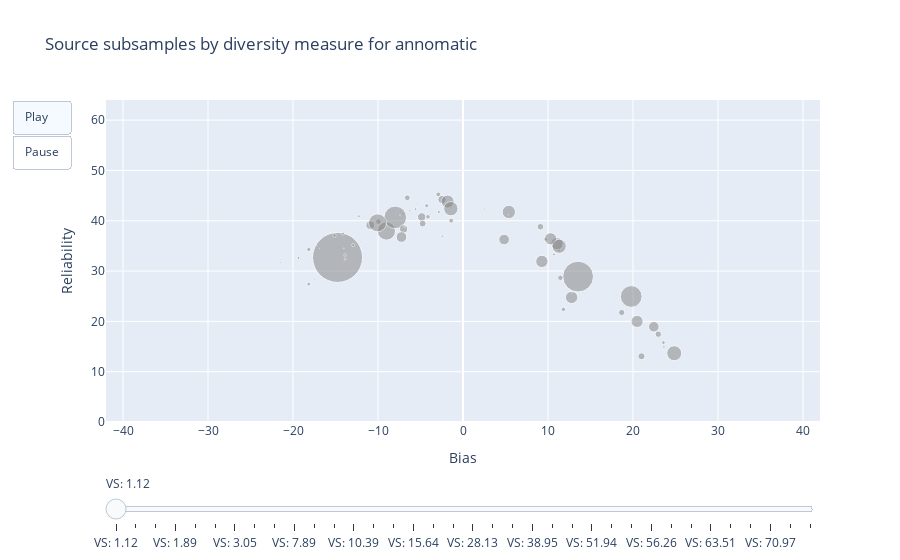
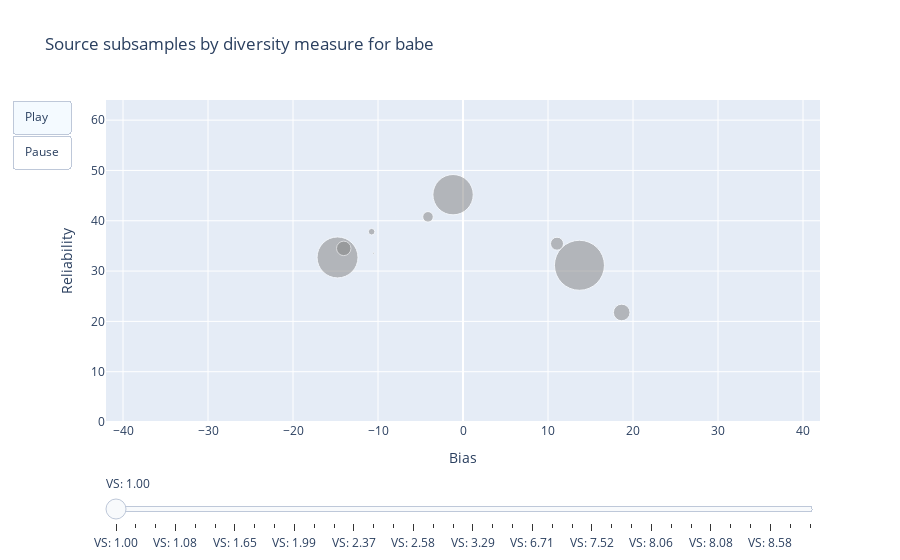
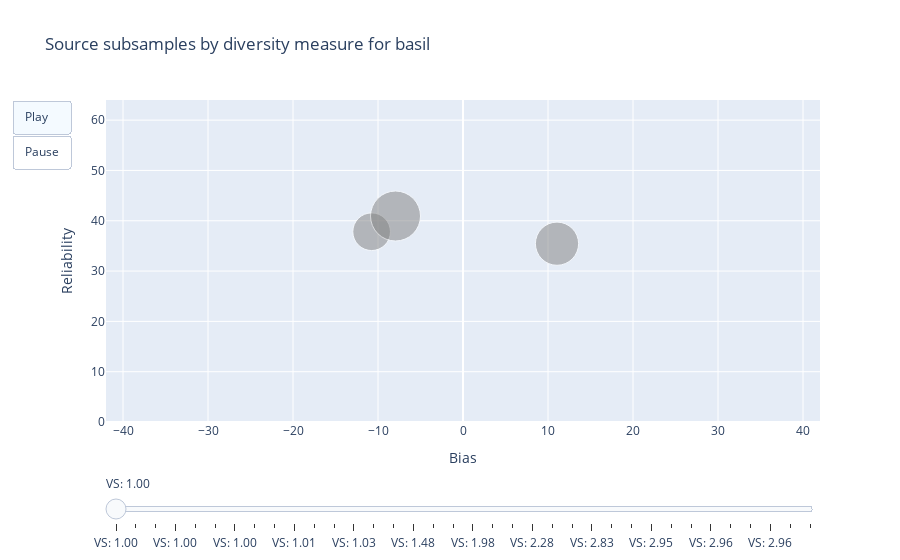

Notebook code cell kept with these figures, in order:
### Code cell
datasets = {
    "annomatic": pd.read_parquet("data/enriched/annomatic_topics.parquet"),
    "babe": pd.read_parquet("data/enriched/babe_topics.parquet"),
    "basil": pd.read_parquet("data/enriched/basil_topics.parquet")
}

for dataset_name, df in datasets.items():
    source_subsamples = load_subsamples(dataset_name, "source")  
    create_plot_for_dataset(dataset_name, df, source_subsamples)

### Figure 1 — Plotly figure (JSON) as saved in the notebook; plotly's stock layout.template omitted (floating-point values rounded to 4 significant figures)
{"data": [{"hoverinfo": "text", "hovertext": ["abc-news", "al-jazeera", "alternet", "american-greatness", "american-thinker", "atlanta-journal-constitution", "az-central", "baltimore-sun", "boing-boing", "boston-herald", "business-insider", "buzzfeed-news", "cbn", "cbs-news", "chicago-sun-times", "chicago-tribune", "christian-science-monitor", "christianity-today", "cnbc", "cnet", "cnn", "current-affairs", "daily-beast", "daily-kos", "deseret-news", "detroit-free-press", "detroit-news", "education-week", "esquire", "fair", "fiscal-times", "foreign-affairs", "fortune", "fox-business", "fox-news", "global-news", "heavy", "hotair", "huffpost", "independent-journal-review", "infowars", "jacobin", "jezebel", "judicial-watch", "just-the-news", "marketwatch", "mediaite", "military-times", "montana-free-press", "mother-jones", "msnbc", "national-catholic-register", "nature", "nbc-news", "new-republic", "new-york-daily-news", "new-york-magazine", "new-york-post", "newsbusters", "newsmax", "newsone", "nj.com", "nowthis-news", "npr", "occupy-democrats", "pbs-newshour", "pittsburgh-post-gazette", "politico", "poynter", "propublica", "quartz", "reason", "rt", "salon", "san-diego-union-tribune", "sfgate", "slate", "smerconish", "techcrunch", "teen-vogue", "the-advocate-–-baton-rouge", "the-american-conservative", "the-american-spectator", "the-atlantic", "the-christian-post", "the-conversation", "the-dispatch", "the-economist", "the-federalist", "the-gateway-pundit", "the-guardian", "the-independent", "the-intercept", "the-nation", "the-new-yorker", "the-rachel-maddow-show", "the-root", "the-verge", "the-young-turks", "time-magazine", "townhall", "truthout", "usa-today", "vanity-fair", "variety", "vice", "vogue", "voice-of-america", "vox", "washington-blade", "washington-examiner", "washington-free-beacon", "washington-monthly", "washington-post", "washington-times", "wired", "wnd", "zerohedge"], "marker": {"color": "gray", "opacity": 0.5, "size": [4.774, 2.677, 50, 10.53, 15.05, 0.5161, 1.839, 1.645, 0.3387, 3.887, 0.6935, 0.1452, 1.5, 3.113, 0.371, 0.09677, 8.323, 13.27, 13.03, 4.952, 1.935, 4.161, 0.3226, 2.242, 2.048, 1.887, 1.597, 0.09677, 3.806, 2.968, 1.645, 5.742, 2.484, 6.581, 12.24, 0.5323, 0.4516, 12.4, 1.548, 2.065, 3.661, 1.71, 0.3226, 0.5968, 2.968, 1.194, 0.371, 0.5806, 0.1935, 3.419, 1.081, 4.355, 0.03226, 1.452, 0.7258, 1.113, 5.661, 12.32, 12.11, 30.79, 0.4516, 0.5161, 0.4516, 3.903, 0.6935, 0.7581, 0.08065, 2.726, 2.242, 0.7903, 1, 10.6, 5.371, 2.113, 1.823, 0.2742, 3, 0.1452, 0.1129, 1.839, 0.5645, 1.823, 6.435, 18.24, 12.21, 8.387, 0.6452, 14.32, 6.177, 2.79, 22.61, 8.113, 3.016, 0.9516, 2.839, 0.2742, 0.3387, 6.806, 0.6935, 0.7903, 21.71, 0.6613, 4.532, 2.532, 2, 0.2581, 8.79, 0.01613, 18, 0.8548, 2.823, 1.919, 1.855, 1.677, 14.18, 10.69, 7.065, 1]}, "mode": "markers", "name": "Whole Dataset", "type": "scatter", "x": [-2.91, -7.05, -14.76, 22.45, 24.85, -3.84, -7, -4.13, -14.43, 9.68, -4.19, -5.98, 15.24, -2.84, -4.35, -4.24, -2.47, 5.39, -1.81, -1.39, -6.28, -18.14, -10.51, -17.51, 2.55, -5.43, -2.2, -3.02, -18.14, -19.36, -4.18, -6.55, -2.44, 9.11, 11.06, -4.26, -2.71, 12.78, -10.75, 12.82, 23.58, -21.47, -18.18, 23.27, 10.7, -3.88, -8.64, -0.19, -3.8, -15.12, -14.03, 11.81, -1.48, -5.79, -17.18, -8.12, -9.95, 9.28, 20.48, 13.54, -17.17, -2.88, -7.95, -4.27, -21.06, -9.07, -0.45, -5.58, -7.32, -6.77, -4.77, 4.84, 11.46, -13.86, -1.76, -1.26, -12.93, 1.61, -0.4, -15.5, -4, 14.44, 22.97, -9.01, 10.31, -4.86, 5.33, -1.43, 18.67, 23.64, -7.97, -6.99, -14.1, -19.23, -12.25, -17.67, -18.51, -4.75, -24.96, -7.42, 19.79, -16.87, -4.12, -13.87, -3.85, -9.39, -10.91, -3.24, -10.05, -7.49, 11.3, 14.45, -12.08, -6.85, 11.31, -7.24, 21, 16.08], "y": [45.25, 41.34, 32.71, 18.93, 13.67, 44.83, 42.22, 44.41, 19.23, 36.31, 40.58, 39.98, 34.17, 41.76, 45.44, 44.67, 44.22, 41.75, 43.82, 40.02, 42.06, 34.3, 33.54, 28.4, 42.29, 43.46, 45.92, 43.11, 27.41, 32.6, 43.33, 44.56, 36.93, 38.81, 35.44, 44.54, 43.64, 24.77, 37.82, 25.81, 15.78, 31.69, 29.2, 23.64, 33.31, 40.93, 37.25, 46.49, 46.33, 37.08, 34.51, 22.39, 46.33, 43.21, 29.53, 40.47, 39.84, 31.92, 19.99, 28.9, 35.06, 43.92, 41.47, 42.99, 25.3, 43.07, 47.59, 42.32, 41.75, 47.17, 43.87, 36.26, 28.66, 32.38, 45.68, 43.52, 35.17, 35.9, 45.28, 37.79, 45.85, 31.63, 17.46, 37.96, 36.41, 40.75, 41.19, 42.4, 21.77, 14.91, 40.67, 38.37, 37.46, 31.32, 40.91, 36.71, 26.43, 39.43, 25.16, 41.12, 24.95, 34.51, 40.78, 33.19, 41.29, 38.96, 39.13, 46.29, 39.59, 42.71, 34.07, 23.47, 35.78, 38.8, 34.92, 36.77, 13.06, 20.78]}], "layout": {"sliders": [{"active": 0, "pad": {"t": 50}, "steps": [{"args": [["alpha_0_001_idx_1"], {"frame": {"duration": 500, "redraw": true}, "mode": "immediate"}], "label": "VS: 1.12", "method": "animate"}, {"args": [["alpha_0_001_idx_3"], {"frame": {"duration": 500, "redraw": true}, "mode": "immediate"}], "label": "VS: 1.18", "method": "animate"}, {"args": [["alpha_0_001_idx_2"], {"frame": {"duration": 500, "redraw": true}, "mode": "immediate"}], "label": "VS: 1.18", "method": "animate"}, {"args": [["alpha_0_005_idx_1"], {"frame": {"duration": 500, "redraw": true}, "mode": "immediate"}], "label": "VS: 1.89", "method": "animate"}, {"args": [["alpha_0_005_idx_2"], {"frame": {"duration": 500, "redraw": true}, "mode": "immediate"}], "label": "VS: 2.04", "method": "animate"}, {"args": [["alpha_0_01_idx_3"], {"frame": {"duration": 500, "redraw": true}, "mode": "immediate"}], "label": "VS: 3.00", "method": "animate"}, {"args": [["alpha_0_005_idx_3"], {"frame": {"duration": 500, "redraw": true}, "mode": "immediate"}], "label": "VS: 3.05", "method": "animate"}, {"args": [["alpha_0_01_idx_1"], {"frame": {"duration": 500, "redraw": true}, "mode": "immediate"}], "label": "VS: 3.72", "method": "animate"}, {"args": [["alpha_0_01_idx_2"], {"frame": {"duration": 500, "redraw": true}, "mode": "immediate"}], "label": "VS: 4.90", "method": "animate"}, {"args": [["alpha_0_08_idx_1"], {"frame": {"duration": 500, "redraw": true}, "mode": "immediate"}], "label": "VS: 7.89", "method": "animate"}, {"args": [["alpha_0_05_idx_1"], {"frame": {"duration": 500, "redraw": true}, "mode": "immediate"}], "label": "VS: 9.54", "method": "animate"}, {"args": [["alpha_0_05_idx_2"], {"frame": {"duration": 500, "redraw": true}, "mode": "immediate"}], "label": "VS: 9.66", "method": "animate"}, {"args": [["alpha_0_05_idx_3"], {"frame": {"duration": 500, "redraw": true}, "mode": "immediate"}], "label": "VS: 10.39", "method": "animate"}, {"args": [["alpha_0_08_idx_3"], {"frame": {"duration": 500, "redraw": true}, "mode": "immediate"}], "label": "VS: 12.79", "method": "animate"}, {"args": [["alpha_0_1_idx_3"], {"frame": {"duration": 500, "redraw": true}, "mode": "immediate"}], "label": "VS: 15.42", "method": "animate"}, {"args": [["alpha_0_1_idx_1"], {"frame": {"duration": 500, "redraw": true}, "mode": "immediate"}], "label": "VS: 15.64", "method": "animate"}, {"args": [["alpha_0_1_idx_2"], {"frame": {"duration": 500, "redraw": true}, "mode": "immediate"}], "label": "VS: 18.00", "method": "animate"}, {"args": [["alpha_0_08_idx_2"], {"frame": {"duration": 500, "redraw": true}, "mode": "immediate"}], "label": "VS: 18.11", "method": "animate"}, {"args": [["alpha_0_5_idx_2"], {"frame": {"duration": 500, "redraw": true}, "mode": "immediate"}], "label": "VS: 28.13", "method": "animate"}, {"args": [["alpha_0_5_idx_3"], {"frame": {"duration": 500, "redraw": true}, "mode": "immediate"}], "label": "VS: 32.69", "method": "animate"}, {"args": [["alpha_0_5_idx_1"], {"frame": {"duration": 500, "redraw": true}, "mode": "immediate"}], "label": "VS: 33.09", "method": "animate"}, {"args": [["alpha_1_idx_3"], {"frame": {"duration": 500, "redraw": true}, "mode": "immediate"}], "label": "VS: 38.95", "method": "animate"}, {"args": [["alpha_1_idx_2"], {"frame": {"duration": 500, "redraw": true}, "mode": "immediate"}], "label": "VS: 40.64", "method": "animate"}, {"args": [["alpha_1_idx_1"], {"frame": {"duration": 500, "redraw": true}, "mode": "immediate"}], "label": "VS: 42.22", "method": "animate"}, {"args": [["alpha_10_idx_1"], {"frame": {"duration": 500, "redraw": true}, "mode": "immediate"}], "label": "VS: 51.94", "method": "animate"}, {"args": [["alpha_10_idx_3"], {"frame": {"duration": 500, "redraw": true}, "mode": "immediate"}], "label": "VS: 53.64", "method": "animate"}, {"args": [["alpha_10_idx_2"], {"frame": {"duration": 500, "redraw": true}, "mode": "immediate"}], "label": "VS: 54.16", "method": "animate"}, {"args": [["alpha_100_idx_1"], {"frame": {"duration": 500, "redraw": true}, "mode": "immediate"}], "label": "VS: 56.26", "method": "animate"}, {"args": [["alpha_100_idx_3"], {"frame": {"duration": 500, "redraw": true}, "mode": "immediate"}], "label": "VS: 57.91", "method": "animate"}, {"args": [["alpha_100_idx_2"], {"frame": {"duration": 500, "redraw": true}, "mode": "immediate"}], "label": "VS: 58.32", "method": "animate"}, {"args": [["alpha_1000_idx_2"], {"frame": {"duration": 500, "redraw": true}, "mode": "immediate"}], "label": "VS: 63.51", "method": "animate"}, {"args": [["alpha_1000_idx_3"], {"frame": {"duration": 500, "redraw": true}, "mode": "immediate"}], "label": "VS: 63.91", "method": "animate"}, {"args": [["alpha_1000_idx_1"], {"frame": {"duration": 500, "redraw": true}, "mode": "immediate"}], "label": "VS: 64.27", "method": "animate"}, {"args": [["alpha_inf_idx_1"], {"frame": {"duration": 500, "redraw": true}, "mode": "immediate"}], "label": "VS: 70.97", "method": "animate"}, {"args": [["alpha_inf_idx_2"], {"frame": {"duration": 500, "redraw": true}, "mode": "immediate"}], "label": "VS: 70.97", "method": "animate"}, {"args": [["alpha_inf_idx_3"], {"frame": {"duration": 500, "redraw": true}, "mode": "immediate"}], "label": "VS: 70.97", "method": "animate"}]}], "title": {"text": "Source subsamples by diversity measure for annomatic"}, "updatemenus": [{"buttons": [{"args": [null, {"frame": {"duration": 500, "redraw": true}, "fromcurrent": true}], "label": "Play", "method": "animate"}, {"args": [[null], {"frame": {"duration": 0, "redraw": false}, "mode": "immediate"}], "label": "Pause", "method": "animate"}], "showactive": true, "type": "buttons"}], "xaxis": {"range": [-42, 42], "title": {"text": "Bias"}}, "yaxis": {"range": [0, 64], "title": {"text": "Reliability"}}}}

### Figure 2 — Plotly figure (JSON) as saved in the notebook; plotly's stock layout.template omitted (floating-point values rounded to 4 significant figures)
{"data": [{"hoverinfo": "text", "hovertext": ["alternet", "breitbart", "daily-beast", "fox-news", "huffpost", "msnbc", "reuters", "the-federalist", "the-new-york-times", "usa-today"], "marker": {"color": "gray", "opacity": 0.5, "size": [40.99, 50, 1.856, 12.99, 6.575, 14.48, 40.35, 16.65, 0.05302, 10.55]}, "mode": "markers", "name": "Whole Dataset", "type": "scatter", "x": [-14.76, 13.7, -10.51, 11.06, -10.75, -14.03, -1.17, 18.67, -7.94, -4.12], "y": [32.71, 31.15, 33.54, 35.44, 37.82, 34.51, 45.18, 21.77, 40.94, 40.78]}], "layout": {"sliders": [{"active": 0, "pad": {"t": 50}, "steps": [{"args": [["alpha_0_001_idx_3"], {"frame": {"duration": 500, "redraw": true}, "mode": "immediate"}], "label": "VS: 1.00", "method": "animate"}, {"args": [["alpha_0_005_idx_3"], {"frame": {"duration": 500, "redraw": true}, "mode": "immediate"}], "label": "VS: 1.01", "method": "animate"}, {"args": [["alpha_0_01_idx_1"], {"frame": {"duration": 500, "redraw": true}, "mode": "immediate"}], "label": "VS: 1.01", "method": "animate"}, {"args": [["alpha_0_005_idx_1"], {"frame": {"duration": 500, "redraw": true}, "mode": "immediate"}], "label": "VS: 1.08", "method": "animate"}, {"args": [["alpha_0_1_idx_3"], {"frame": {"duration": 500, "redraw": true}, "mode": "immediate"}], "label": "VS: 1.22", "method": "animate"}, {"args": [["alpha_0_05_idx_1"], {"frame": {"duration": 500, "redraw": true}, "mode": "immediate"}], "label": "VS: 1.42", "method": "animate"}, {"args": [["alpha_0_01_idx_3"], {"frame": {"duration": 500, "redraw": true}, "mode": "immediate"}], "label": "VS: 1.65", "method": "animate"}, {"args": [["alpha_0_001_idx_2"], {"frame": {"duration": 500, "redraw": true}, "mode": "immediate"}], "label": "VS: 1.88", "method": "animate"}, {"args": [["alpha_0_001_idx_1"], {"frame": {"duration": 500, "redraw": true}, "mode": "immediate"}], "label": "VS: 1.97", "method": "animate"}, {"args": [["alpha_0_005_idx_2"], {"frame": {"duration": 500, "redraw": true}, "mode": "immediate"}], "label": "VS: 1.99", "method": "animate"}, {"args": [["alpha_0_05_idx_3"], {"frame": {"duration": 500, "redraw": true}, "mode": "immediate"}], "label": "VS: 2.06", "method": "animate"}, {"args": [["alpha_0_08_idx_1"], {"frame": {"duration": 500, "redraw": true}, "mode": "immediate"}], "label": "VS: 2.14", "method": "animate"}, {"args": [["alpha_0_01_idx_2"], {"frame": {"duration": 500, "redraw": true}, "mode": "immediate"}], "label": "VS: 2.37", "method": "animate"}, {"args": [["alpha_0_05_idx_2"], {"frame": {"duration": 500, "redraw": true}, "mode": "immediate"}], "label": "VS: 2.42", "method": "animate"}, {"args": [["alpha_0_08_idx_3"], {"frame": {"duration": 500, "redraw": true}, "mode": "immediate"}], "label": "VS: 2.47", "method": "animate"}, {"args": [["alpha_0_08_idx_2"], {"frame": {"duration": 500, "redraw": true}, "mode": "immediate"}], "label": "VS: 2.58", "method": "animate"}, {"args": [["alpha_0_1_idx_2"], {"frame": {"duration": 500, "redraw": true}, "mode": "immediate"}], "label": "VS: 2.61", "method": "animate"}, {"args": [["alpha_0_5_idx_3"], {"frame": {"duration": 500, "redraw": true}, "mode": "immediate"}], "label": "VS: 3.27", "method": "animate"}, {"args": [["alpha_0_1_idx_1"], {"frame": {"duration": 500, "redraw": true}, "mode": "immediate"}], "label": "VS: 3.29", "method": "animate"}, {"args": [["alpha_0_5_idx_2"], {"frame": {"duration": 500, "redraw": true}, "mode": "immediate"}], "label": "VS: 4.23", "method": "animate"}, {"args": [["alpha_0_5_idx_1"], {"frame": {"duration": 500, "redraw": true}, "mode": "immediate"}], "label": "VS: 4.76", "method": "animate"}, {"args": [["alpha_1_idx_2"], {"frame": {"duration": 500, "redraw": true}, "mode": "immediate"}], "label": "VS: 6.71", "method": "animate"}, {"args": [["alpha_1_idx_3"], {"frame": {"duration": 500, "redraw": true}, "mode": "immediate"}], "label": "VS: 7.04", "method": "animate"}, {"args": [["alpha_1_idx_1"], {"frame": {"duration": 500, "redraw": true}, "mode": "immediate"}], "label": "VS: 7.06", "method": "animate"}, {"args": [["alpha_10_idx_1"], {"frame": {"duration": 500, "redraw": true}, "mode": "immediate"}], "label": "VS: 7.52", "method": "animate"}, {"args": [["alpha_10_idx_3"], {"frame": {"duration": 500, "redraw": true}, "mode": "immediate"}], "label": "VS: 7.68", "method": "animate"}, {"args": [["alpha_1000_idx_2"], {"frame": {"duration": 500, "redraw": true}, "mode": "immediate"}], "label": "VS: 8.04", "method": "animate"}, {"args": [["alpha_100_idx_2"], {"frame": {"duration": 500, "redraw": true}, "mode": "immediate"}], "label": "VS: 8.06", "method": "animate"}, {"args": [["alpha_1000_idx_3"], {"frame": {"duration": 500, "redraw": true}, "mode": "immediate"}], "label": "VS: 8.06", "method": "animate"}, {"args": [["alpha_100_idx_3"], {"frame": {"duration": 500, "redraw": true}, "mode": "immediate"}], "label": "VS: 8.08", "method": "animate"}, {"args": [["alpha_1000_idx_1"], {"frame": {"duration": 500, "redraw": true}, "mode": "immediate"}], "label": "VS: 8.08", "method": "animate"}, {"args": [["alpha_100_idx_1"], {"frame": {"duration": 500, "redraw": true}, "mode": "immediate"}], "label": "VS: 8.16", "method": "animate"}, {"args": [["alpha_10_idx_2"], {"frame": {"duration": 500, "redraw": true}, "mode": "immediate"}], "label": "VS: 8.41", "method": "animate"}, {"args": [["alpha_inf_idx_1"], {"frame": {"duration": 500, "redraw": true}, "mode": "immediate"}], "label": "VS: 8.58", "method": "animate"}, {"args": [["alpha_inf_idx_2"], {"frame": {"duration": 500, "redraw": true}, "mode": "immediate"}], "label": "VS: 8.58", "method": "animate"}, {"args": [["alpha_inf_idx_3"], {"frame": {"duration": 500, "redraw": true}, "mode": "immediate"}], "label": "VS: 8.58", "method": "animate"}]}], "title": {"text": "Source subsamples by diversity measure for babe"}, "updatemenus": [{"buttons": [{"args": [null, {"frame": {"duration": 500, "redraw": true}, "fromcurrent": true}], "label": "Play", "method": "animate"}, {"args": [[null], {"frame": {"duration": 0, "redraw": false}, "mode": "immediate"}], "label": "Pause", "method": "animate"}], "showactive": true, "type": "buttons"}], "xaxis": {"range": [-42, 42], "title": {"text": "Bias"}}, "yaxis": {"range": [0, 64], "title": {"text": "Reliability"}}}}

### Figure 3 — Plotly figure (JSON) as saved in the notebook; plotly's stock layout.template omitted (floating-point values rounded to 4 significant figures)
{"data": [{"hoverinfo": "text", "hovertext": ["fox-news", "huffpost", "the-new-york-times"], "marker": {"color": "gray", "opacity": 0.5, "size": [43.19, 37.66, 50]}, "mode": "markers", "name": "Whole Dataset", "type": "scatter", "x": [11.06, -10.75, -7.94], "y": [35.44, 37.82, 40.94]}], "layout": {"sliders": [{"active": 0, "pad": {"t": 50}, "steps": [{"args": [["alpha_0_001_idx_1"], {"frame": {"duration": 500, "redraw": true}, "mode": "immediate"}], "label": "VS: 1.00", "method": "animate"}, {"args": [["alpha_0_001_idx_2"], {"frame": {"duration": 500, "redraw": true}, "mode": "immediate"}], "label": "VS: 1.00", "method": "animate"}, {"args": [["alpha_0_001_idx_3"], {"frame": {"duration": 500, "redraw": true}, "mode": "immediate"}], "label": "VS: 1.00", "method": "animate"}, {"args": [["alpha_0_005_idx_1"], {"frame": {"duration": 500, "redraw": true}, "mode": "immediate"}], "label": "VS: 1.00", "method": "animate"}, {"args": [["alpha_0_005_idx_2"], {"frame": {"duration": 500, "redraw": true}, "mode": "immediate"}], "label": "VS: 1.00", "method": "animate"}, {"args": [["alpha_0_005_idx_3"], {"frame": {"duration": 500, "redraw": true}, "mode": "immediate"}], "label": "VS: 1.00", "method": "animate"}, {"args": [["alpha_0_01_idx_1"], {"frame": {"duration": 500, "redraw": true}, "mode": "immediate"}], "label": "VS: 1.00", "method": "animate"}, {"args": [["alpha_0_05_idx_2"], {"frame": {"duration": 500, "redraw": true}, "mode": "immediate"}], "label": "VS: 1.00", "method": "animate"}, {"args": [["alpha_0_08_idx_1"], {"frame": {"duration": 500, "redraw": true}, "mode": "immediate"}], "label": "VS: 1.00", "method": "animate"}, {"args": [["alpha_0_01_idx_2"], {"frame": {"duration": 500, "redraw": true}, "mode": "immediate"}], "label": "VS: 1.01", "method": "animate"}, {"args": [["alpha_0_01_idx_3"], {"frame": {"duration": 500, "redraw": true}, "mode": "immediate"}], "label": "VS: 1.01", "method": "animate"}, {"args": [["alpha_0_05_idx_1"], {"frame": {"duration": 500, "redraw": true}, "mode": "immediate"}], "label": "VS: 1.01", "method": "animate"}, {"args": [["alpha_0_1_idx_2"], {"frame": {"duration": 500, "redraw": true}, "mode": "immediate"}], "label": "VS: 1.03", "method": "animate"}, {"args": [["alpha_0_05_idx_3"], {"frame": {"duration": 500, "redraw": true}, "mode": "immediate"}], "label": "VS: 1.05", "method": "animate"}, {"args": [["alpha_0_08_idx_2"], {"frame": {"duration": 500, "redraw": true}, "mode": "immediate"}], "label": "VS: 1.17", "method": "animate"}, {"args": [["alpha_1_idx_2"], {"frame": {"duration": 500, "redraw": true}, "mode": "immediate"}], "label": "VS: 1.48", "method": "animate"}, {"args": [["alpha_0_1_idx_3"], {"frame": {"duration": 500, "redraw": true}, "mode": "immediate"}], "label": "VS: 1.91", "method": "animate"}, {"args": [["alpha_0_5_idx_1"], {"frame": {"duration": 500, "redraw": true}, "mode": "immediate"}], "label": "VS: 1.93", "method": "animate"}, {"args": [["alpha_0_1_idx_1"], {"frame": {"duration": 500, "redraw": true}, "mode": "immediate"}], "label": "VS: 1.98", "method": "animate"}, {"args": [["alpha_0_5_idx_3"], {"frame": {"duration": 500, "redraw": true}, "mode": "immediate"}], "label": "VS: 2.08", "method": "animate"}, {"args": [["alpha_0_5_idx_2"], {"frame": {"duration": 500, "redraw": true}, "mode": "immediate"}], "label": "VS: 2.09", "method": "animate"}, {"args": [["alpha_1_idx_3"], {"frame": {"duration": 500, "redraw": true}, "mode": "immediate"}], "label": "VS: 2.28", "method": "animate"}, {"args": [["alpha_1_idx_1"], {"frame": {"duration": 500, "redraw": true}, "mode": "immediate"}], "label": "VS: 2.31", "method": "animate"}, {"args": [["alpha_0_08_idx_3"], {"frame": {"duration": 500, "redraw": true}, "mode": "immediate"}], "label": "VS: 2.47", "method": "animate"}, {"args": [["alpha_10_idx_1"], {"frame": {"duration": 500, "redraw": true}, "mode": "immediate"}], "label": "VS: 2.83", "method": "animate"}, {"args": [["alpha_100_idx_3"], {"frame": {"duration": 500, "redraw": true}, "mode": "immediate"}], "label": "VS: 2.94", "method": "animate"}, {"args": [["alpha_100_idx_1"], {"frame": {"duration": 500, "redraw": true}, "mode": "immediate"}], "label": "VS: 2.94", "method": "animate"}, {"args": [["alpha_10_idx_2"], {"frame": {"duration": 500, "redraw": true}, "mode": "immediate"}], "label": "VS: 2.95", "method": "animate"}, {"args": [["alpha_10_idx_3"], {"frame": {"duration": 500, "redraw": true}, "mode": "immediate"}], "label": "VS: 2.95", "method": "animate"}, {"args": [["alpha_1000_idx_1"], {"frame": {"duration": 500, "redraw": true}, "mode": "immediate"}], "label": "VS: 2.96", "method": "animate"}, {"args": [["alpha_100_idx_2"], {"frame": {"duration": 500, "redraw": true}, "mode": "immediate"}], "label": "VS: 2.96", "method": "animate"}, {"args": [["alpha_1000_idx_2"], {"frame": {"duration": 500, "redraw": true}, "mode": "immediate"}], "label": "VS: 2.96", "method": "animate"}, {"args": [["alpha_1000_idx_3"], {"frame": {"duration": 500, "redraw": true}, "mode": "immediate"}], "label": "VS: 2.96", "method": "animate"}, {"args": [["alpha_inf_idx_1"], {"frame": {"duration": 500, "redraw": true}, "mode": "immediate"}], "label": "VS: 2.96", "method": "animate"}, {"args": [["alpha_inf_idx_2"], {"frame": {"duration": 500, "redraw": true}, "mode": "immediate"}], "label": "VS: 2.96", "method": "animate"}, {"args": [["alpha_inf_idx_3"], {"frame": {"duration": 500, "redraw": true}, "mode": "immediate"}], "label": "VS: 2.96", "method": "animate"}]}], "title": {"text": "Source subsamples by diversity measure for basil"}, "updatemenus": [{"buttons": [{"args": [null, {"frame": {"duration": 500, "redraw": true}, "fromcurrent": true}], "label": "Play", "method": "animate"}, {"args": [[null], {"frame": {"duration": 0, "redraw": false}, "mode": "immediate"}], "label": "Pause", "method": "animate"}], "showactive": true, "type": "buttons"}], "xaxis": {"range": [-42, 42], "title": {"text": "Bias"}}, "yaxis": {"range": [0, 64], "title": {"text": "Reliability"}}}}
